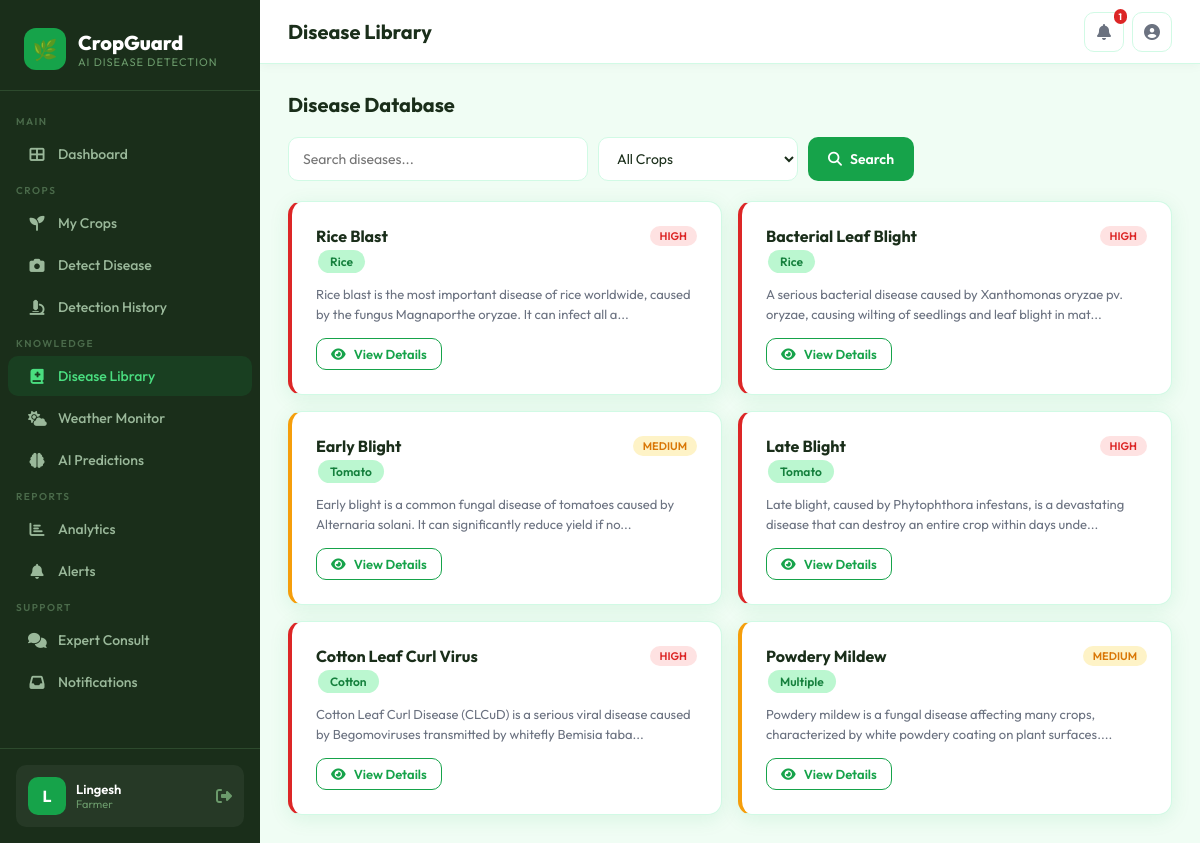
Page /diseases (signed in) on the committed database.
### tables this page shows
CREATE TABLE diseases (
        id INTEGER PRIMARY KEY AUTOINCREMENT,
        name TEXT,
        crop_type TEXT,
        description TEXT,
        causes TEXT,
        symptoms TEXT,
        chemical_treatment TEXT,
        organic_treatment TEXT,
        prevention TEXT,
        severity_level TEXT
    );

### app.py (the view)
@app.route('/diseases')
@login_required
def diseases():
    search = request.args.get('search','')
    crop_filter = request.args.get('crop','')
    db = get_db()
    if search and crop_filter:
        rows = db.execute("SELECT * FROM diseases WHERE name LIKE ? AND crop_type LIKE ?",
                           (f'%{search}%', f'%{crop_filter}%')).fetchall()
    elif search:
        rows = db.execute("SELECT * FROM diseases WHERE name LIKE ?", (f'%{search}%',)).fetchall()
    elif crop_filter:
        rows = db.execute("SELECT * FROM diseases WHERE crop_type LIKE ?", (f'%{crop_filter}%',)).fetchall()
    else:
        rows = db.execute("SELECT * FROM diseases").fetchall()
    db.close()
    return render_template('diseases.html', diseases=rows, search=search, crop_filter=crop_filter)

### app.py (called while the page is built)
def get_db():
    db = sqlite3.connect(app.config['DATABASE'])
    db.row_factory = sqlite3.Row
    return db

def login_required(f):
    @wraps(f)
    def decorated(*args, **kwargs):
        if 'user_id' not in session:
            return redirect(url_for('login'))
        return f(*args, **kwargs)
    return decorated

### templates/diseases.html (shortened to what this page needs)
{% extends "base.html" %}
{% block page_title %}Disease Library{% endblock %}
{% block content %}
<div class="section-header">
  <div class="section-title">Disease Database</div>
</div>
<form method="GET" style="display:flex;gap:10px;margin-bottom:20px;flex-wrap:wrap;">
  <input type="text" name="search" value="{{ search }}" class="form-control" placeholder="Search diseases..." style="max-width:300px;">
  <select name="crop" class="form-control" style="max-width:200px;">
    <option value="">All Crops</option>
  </select>
  <button type="submit" class="btn btn-primary"><i class="fas fa-search"></i> Search</button>
</form>
{% if diseases %}
<div style="display:grid;grid-template-columns:repeat(auto-fill,minmax(300px,1fr));gap:16px;">
  {% for d in diseases %}
  <div class="card" style="border-left:4px solid {% if d.severity_level=='high' %}#dc2626{% elif d.severity_level=='medium' %}#f59e0b{% else %}#16a34a{% endif %};">
    <div style="display:flex;justify-content:space-between;align-items:flex-start;margin-bottom:10px;">
      <div>
        <div style="font-size:16px;font-weight:700;">{{ d.name }}</div>
        <span class="tag" style="margin-top:4px;">{{ d.crop_type }}</span>
      </div>
      <span class="badge-pill badge-{{ d.severity_level }}">{{ d.severity_level|upper }}</span>
    </div>
    <p style="font-size:13px;color:#6b7280;line-height:1.5;margin-bottom:14px;">{{ d.description[:120] }}...</p>
    <a href="{{ url_for('disease_detail', disease_id=d.id) }}" class="btn btn-outline btn-sm"><i class="fas fa-eye"></i> View Details</a>
  </div>
  {% endfor %}
</div>
{% endif %}
{% endblock %}

### templates/base.html (style rules this page uses)
:root { --primary: #16a34a; --primary-dark: #15803d; --primary-light: #bbf7d0; --accent: #f59e0b; --danger: #dc2626; --warning: #f59e0b; --info: #3b82f6; --bg: #f0fdf4; --surface: #ffffff; --border: #d1fae5; --text: #1a2e1a; --text-muted: #6b7280; --sidebar-w: 260px; --radius: 14px; --shadow: 0 4px 20px rgba(22,163,74,0.10); }
* { margin: 0; padding: 0; box-sizing: border-box; }
body { font-family: 'Outfit', sans-serif; background: var(--bg); color: var(--text); min-height: 100vh; }
.card { background: white; border-radius: var(--radius); padding: 24px; box-shadow: var(--shadow); border: 1px solid var(--border); }
.form-control { width: 100%; padding: 11px 14px; border: 1.5px solid var(--border); border-radius: 10px; font-family: 'Outfit', sans-serif; font-size: 14px; color: var(--text); background: white; transition: border-color 0.2s; outline: none; }
select.form-control { cursor: pointer; }
.btn { display: inline-flex; align-items: center; gap: 8px; padding: 10px 20px; border-radius: 10px; font-family: 'Outfit', sans-serif; font-size: 14px; font-weight: 600; border: none; cursor: pointer; text-decoration: none; transition: all 0.2s; }
.btn-primary { background: var(--primary); color: white; }
.btn-outline { background: white; color: var(--primary); border: 1.5px solid var(--primary); }
.btn-sm { padding: 7px 14px; font-size: 13px; }
.badge-pill { display: inline-flex; align-items: center; gap: 4px; padding: 3px 10px; border-radius: 20px; font-size: 11px; font-weight: 600; }
.badge-high { background: #fee2e2; color: #dc2626; }
.badge-medium { background: #fef3c7; color: #d97706; }
.section-header { display: flex; align-items: center; justify-content: space-between; margin-bottom: 20px; }
.section-title { font-size: 20px; font-weight: 700; }
.tag { display: inline-flex; padding: 4px 12px; background: var(--primary-light); color: var(--primary-dark); border-radius: 20px; font-size: 12px; font-weight: 600; margin: 2px; }

### rows in the picture
diseases: name "Rice Blast", crop_type "Rice", severity_level "HIGH", description "Rice blast is the most important disease of rice worldwide, caused by the fungus Magnaporthe oryzae. It can infect all a"
diseases: name "Bacterial Leaf Blight", crop_type "Rice", severity_level "HIGH", description "A serious bacterial disease caused by Xanthomonas oryzae pv. oryzae, causing wilting of seedlings and leaf blight in mat"
diseases: name "Early Blight", crop_type "Tomato", severity_level "MEDIUM", description "Early blight is a common fungal disease of tomatoes caused by Alternaria solani. It can significantly reduce yield if no"
diseases: name "Late Blight", crop_type "Tomato", severity_level "HIGH", description "Late blight, caused by Phytophthora infestans, is a devastating disease that can destroy an entire crop within days unde"
diseases: name "Cotton Leaf Curl Virus", crop_type "Cotton", severity_level "HIGH", description "Cotton Leaf Curl Disease (CLCuD) is a serious viral disease caused by Begomoviruses transmitted by whitefly Bemisia taba"
diseases: name "Powdery Mildew", crop_type "Multiple", severity_level "MEDIUM", description "Powdery mildew is a fungal disease affecting many crops, characterized by white powdery coating on plant surfaces."

### other values in the picture
{{ session.get('full_name', 'U')[0].upper() }} "L"
{{ session.get('full_name', session.get('username')) }} "Lingesh"
{{ session.get('role', 'farmer') }} "Farmer"
